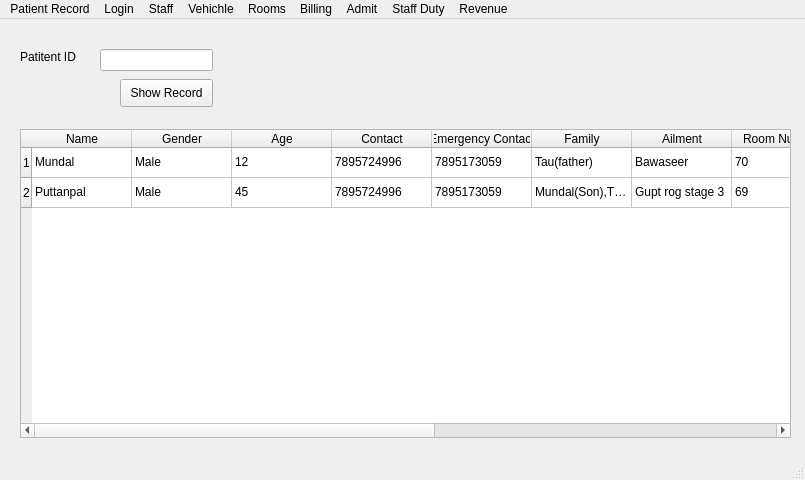
<?xml version="1.0" encoding="UTF-8"?>
<ui version="4.0">
 <class>MainWindow</class>
 <widget class="QMainWindow" name="MainWindow">
  <property name="geometry">
   <rect>
    <x>0</x>
    <y>0</y>
    <width>805</width>
    <height>480</height>
   </rect>
  </property>
  <property name="windowTitle">
   <string>MainWindow</string>
  </property>
  <widget class="QWidget" name="centralwidget">
   <widget class="QLabel" name="label">
    <property name="geometry">
     <rect>
      <x>20</x>
      <y>30</y>
      <width>61</width>
      <height>16</height>
     </rect>
    </property>
    <property name="text">
     <string>Patitent ID</string>
    </property>
   </widget>
   <widget class="QLineEdit" name="lineEdit">
    <property name="geometry">
     <rect>
      <x>100</x>
      <y>30</y>
      <width>113</width>
      <height>22</height>
     </rect>
    </property>
   </widget>
   <widget class="QPushButton" name="pushButton">
    <property name="geometry">
     <rect>
      <x>120</x>
      <y>60</y>
      <width>93</width>
      <height>28</height>
     </rect>
    </property>
    <property name="text">
     <string>Show Record</string>
    </property>
   </widget>
   <widget class="QWidget" name="verticalLayoutWidget">
    <property name="geometry">
     <rect>
      <x>10</x>
      <y>109</y>
      <width>781</width>
      <height>311</height>
     </rect>
    </property>
    <layout class="QVBoxLayout" name="verticalLayout"/>
   </widget>
   <widget class="QTableWidget" name="tableWidget">
    <property name="geometry">
     <rect>
      <x>20</x>
      <y>110</y>
      <width>771</width>
      <height>309</height>
     </rect>
    </property>
    <row>
     <property name="text">
      <string>1</string>
     </property>
    </row>
    <row>
     <property name="text">
      <string>2</string>
     </property>
    </row>
    <column>
     <property name="text">
      <string>Name</string>
     </property>
    </column>
    <column>
     <property name="text">
      <string>Gender</string>
     </property>
    </column>
    <column>
     <property name="text">
      <string>Age</string>
     </property>
    </column>
    <column>
     <property name="text">
      <string>Contact</string>
     </property>
    </column>
    <column>
     <property name="text">
      <string>Emergency Contact</string>
     </property>
    </column>
    <column>
     <property name="text">
      <string>Family</string>
     </property>
    </column>
    <column>
     <property name="text">
      <string>Ailment</string>
     </property>
    </column>
    <column>
     <property name="text">
      <string>Room Number</string>
     </property>
    </column>
    <column>
     <property name="text">
      <string>Room Type</string>
     </property>
    </column>
    <column>
     <property name="text">
      <string>Assigned staff</string>
     </property>
    </column>
    <column>
     <property name="text">
      <string>Email</string>
     </property>
    </column>
    <column>
     <property name="text">
      <string>Medical History</string>
     </property>
    </column>
    <column>
     <property name="text">
      <string>Bill</string>
     </property>
    </column>
    <item row="0" column="0">
     <property name="text">
      <string>Mundal</string>
     </property>
    </item>
    <item row="0" column="1">
     <property name="text">
      <string>Male</string>
     </property>
    </item>
    <item row="0" column="2">
     <property name="text">
      <string>12</string>
     </property>
    </item>
    <item row="0" column="3">
     <property name="text">
      <string>7895724996</string>
     </property>
    </item>
    <item row="0" column="4">
     <property name="text">
      <string>7895173059</string>
     </property>
    </item>
    <item row="0" column="5">
     <property name="text">
      <string>Tau(father)</string>
     </property>
    </item>
    <item row="0" column="6">
     <property name="text">
      <string>Bawaseer</string>
     </property>
    </item>
    <item row="0" column="7">
     <property name="text">
      <string>70</string>
     </property>
    </item>
    <item row="0" column="8">
     <property name="text">
      <string>General ward</string>
     </property>
    </item>
    <item row="0" column="9">
     <property name="text">
      <string>Dr chudappan,Nurse roopa,ward dhaiya</string>
     </property>
    </item>
    <item row="0" column="10">
     <property name="text">
      <string>dumkaabhipray@gmail.com</string>
     </property>
    </item>
    <item row="0" column="11">
     <property name="text">
      <string>Bawaseer</string>
     </property>
    </item>
    <item row="0" column="12">
     <property name="text">
      <string>5678</string>
     </property>
    </item>
    <item row="1" column="0">
     <property name="text">
      <string>Puttanpal</string>
     </property>
    </item>
    <item row="1" column="1">
     <property name="text">
      <string>Male</string>
     </property>
    </item>
    <item row="1" column="2">
     <property name="text">
      <string>45</string>
     </property>
    </item>
    <item row="1" column="3">
     <property name="text">
      <string>7895724996</string>
     </property>
    </item>
    <item row="1" column="4">
     <property name="text">
      <string>7895173059</string>
     </property>
    </item>
    <item row="1" column="5">
     <property name="text">
      <string>Mundal(Son),Tau(Lover)</string>
     </property>
    </item>
    <item row="1" column="6">
     <property name="text">
      <string>Gupt rog stage 3</string>
     </property>
    </item>
    <item row="1" column="7">
     <property name="text">
      <string>69</string>
     </property>
    </item>
    <item row="1" column="8">
     <property name="text">
      <string>VIP ward</string>
     </property>
    </item>
    <item row="1" column="9">
     <property name="text">
      <string>Dr.Bhuttan,Nurse roopali,Ward Thokumal</string>
     </property>
    </item>
    <item row="1" column="10">
     <property name="text">
      <string>dumkaabhipray@gmail.com</string>
     </property>
    </item>
    <item row="1" column="11">
     <property name="text">
      <string>Gupt rog stage1-&gt;Gupt rog stage2</string>
     </property>
    </item>
    <item row="1" column="12">
     <property name="text">
      <string>69696</string>
     </property>
    </item>
   </widget>
  </widget>
  <widget class="QMenuBar" name="menubar">
   <property name="geometry">
    <rect>
     <x>0</x>
     <y>0</y>
     <width>805</width>
     <height>26</height>
    </rect>
   </property>
   <widget class="QMenu" name="menuPatient_Record">
    <property name="title">
     <string>Patient Record</string>
    </property>
   </widget>
   <widget class="QMenu" name="menuLogin">
    <property name="title">
     <string>Login</string>
    </property>
   </widget>
   <widget class="QMenu" name="menuStaff">
    <property name="title">
     <string>Staff</string>
    </property>
   </widget>
   <widget class="QMenu" name="menuVehichle">
    <property name="title">
     <string>Vehichle</string>
    </property>
   </widget>
   <widget class="QMenu" name="menuRooms">
    <property name="title">
     <string>Rooms</string>
    </property>
   </widget>
   <widget class="QMenu" name="menuBilling">
    <property name="title">
     <string>Billing</string>
    </property>
   </widget>
   <widget class="QMenu" name="menuStaff_Duty">
    <property name="title">
     <string>Staff Duty</string>
    </property>
   </widget>
   <widget class="QMenu" name="menuRevenue">
    <property name="title">
     <string>Revenue</string>
    </property>
   </widget>
   <widget class="QMenu" name="menuAdmit">
    <property name="title">
     <string>Admit</string>
    </property>
   </widget>
   <addaction name="menuPatient_Record"/>
   <addaction name="menuLogin"/>
   <addaction name="menuStaff"/>
   <addaction name="menuVehichle"/>
   <addaction name="menuRooms"/>
   <addaction name="menuBilling"/>
   <addaction name="menuAdmit"/>
   <addaction name="menuStaff_Duty"/>
   <addaction name="menuRevenue"/>
  </widget>
  <widget class="QStatusBar" name="statusbar"/>
 </widget>
 <resources/>
 <connections/>
</ui>
